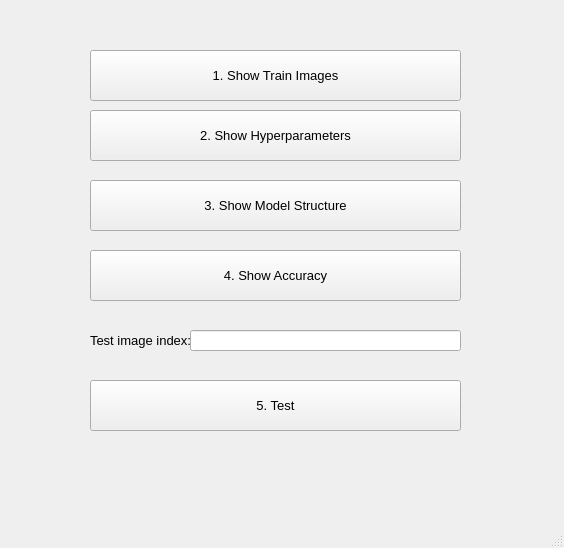
<?xml version="1.0" encoding="UTF-8"?>
<ui version="4.0">
 <class>MainWindow</class>
 <widget class="QMainWindow" name="MainWindow">
  <property name="geometry">
   <rect>
    <x>0</x>
    <y>0</y>
    <width>564</width>
    <height>548</height>
   </rect>
  </property>
  <property name="windowTitle">
   <string>MainWindow</string>
  </property>
  <widget class="QWidget" name="centralwidget">
   <widget class="QPushButton" name="pushButton">
    <property name="geometry">
     <rect>
      <x>90</x>
      <y>50</y>
      <width>371</width>
      <height>51</height>
     </rect>
    </property>
    <property name="font">
     <font>
      <pointsize>10</pointsize>
     </font>
    </property>
    <property name="text">
     <string>1. Show Train Images</string>
    </property>
   </widget>
   <widget class="QPushButton" name="pushButton_2">
    <property name="geometry">
     <rect>
      <x>90</x>
      <y>110</y>
      <width>371</width>
      <height>51</height>
     </rect>
    </property>
    <property name="font">
     <font>
      <pointsize>10</pointsize>
     </font>
    </property>
    <property name="text">
     <string>2. Show Hyperparameters</string>
    </property>
   </widget>
   <widget class="QPushButton" name="pushButton_3">
    <property name="geometry">
     <rect>
      <x>90</x>
      <y>180</y>
      <width>371</width>
      <height>51</height>
     </rect>
    </property>
    <property name="font">
     <font>
      <pointsize>10</pointsize>
     </font>
    </property>
    <property name="text">
     <string>3. Show Model Structure</string>
    </property>
   </widget>
   <widget class="QPushButton" name="pushButton_4">
    <property name="geometry">
     <rect>
      <x>90</x>
      <y>250</y>
      <width>371</width>
      <height>51</height>
     </rect>
    </property>
    <property name="font">
     <font>
      <pointsize>10</pointsize>
     </font>
    </property>
    <property name="text">
     <string>4. Show Accuracy</string>
    </property>
   </widget>
   <widget class="QPushButton" name="pushButton_5">
    <property name="geometry">
     <rect>
      <x>90</x>
      <y>380</y>
      <width>371</width>
      <height>51</height>
     </rect>
    </property>
    <property name="font">
     <font>
      <pointsize>10</pointsize>
     </font>
    </property>
    <property name="text">
     <string>5. Test</string>
    </property>
   </widget>
   <widget class="QLineEdit" name="lineEdit">
    <property name="geometry">
     <rect>
      <x>190</x>
      <y>330</y>
      <width>271</width>
      <height>21</height>
     </rect>
    </property>
    <property name="text">
     <string/>
    </property>
    <property name="alignment">
     <set>Qt::AlignCenter</set>
    </property>
   </widget>
   <widget class="QLabel" name="label">
    <property name="geometry">
     <rect>
      <x>90</x>
      <y>330</y>
      <width>101</width>
      <height>21</height>
     </rect>
    </property>
    <property name="font">
     <font>
      <pointsize>10</pointsize>
     </font>
    </property>
    <property name="text">
     <string>Test image index:</string>
    </property>
   </widget>
  </widget>
  <widget class="QMenuBar" name="menubar">
   <property name="geometry">
    <rect>
     <x>0</x>
     <y>0</y>
     <width>564</width>
     <height>21</height>
    </rect>
   </property>
  </widget>
  <widget class="QStatusBar" name="statusbar"/>
 </widget>
 <resources/>
 <connections/>
</ui>
